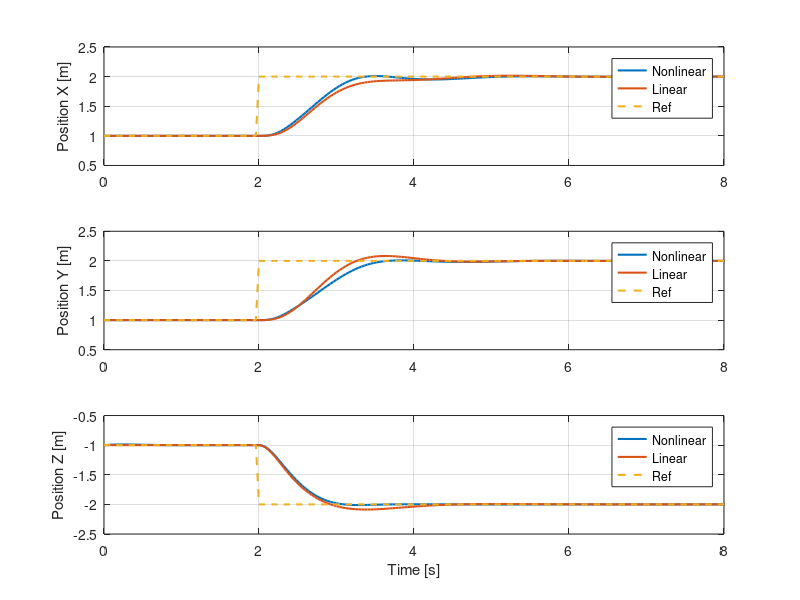
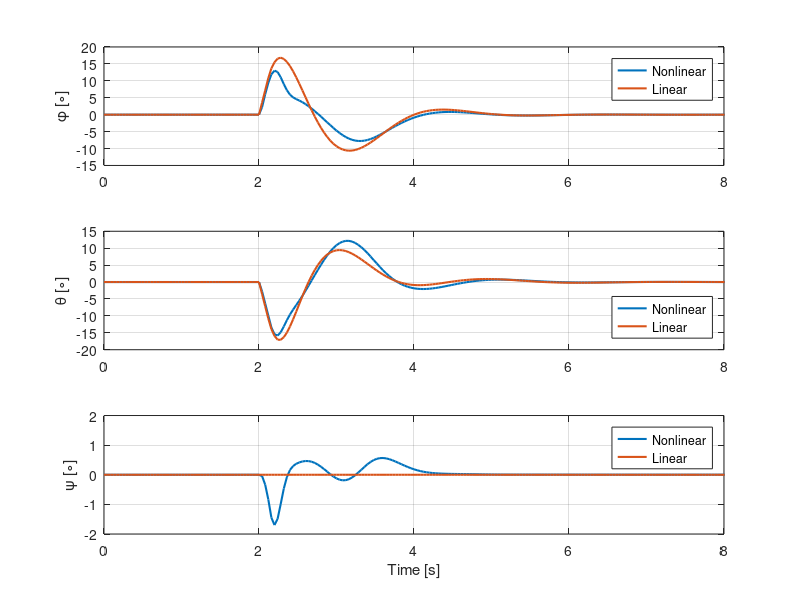

These figures' MATLAB source, in order:
clear;
close all;
clc;

%% Load variables: Nonlinear controller
load("Nonlinear_stepXYZ.mat")

% Common variables
r = r_out.';
T_eq = param.nrotor_vehicle_mass_true*param.g;

start_time = 2;
sim_time = start_time + run_time;

time = 0:param.sample_time_measurements_full_state:sim_time;

% Specific variables
u_nl = [total_thrust_cmd body_rates_cmd].';

x_state_nl = full_state_act(:,1:9).';

x_nl = x_state_nl(1,:);
y_nl = x_state_nl(2,:);
z_nl = x_state_nl(3,:);

roll_nl = x_state_nl(7,:)*180/pi;
pitch_nl = x_state_nl(8,:)*180/pi;
yaw_nl = x_state_nl(9,:)*180/pi;

time_comp_nl = solve_time_out;

%% Load variables: Linear controller
load("Linear_stepXYZ.mat")

% Specific variables
u_l = [total_thrust_cmd body_rates_cmd].';

x_state_l = full_state_act(:,1:9).';

x_l = x_state_l(1,:);
y_l= x_state_l(2,:);
z_l = x_state_l(3,:);

roll_l = x_state_l(7,:)*180/pi;
pitch_l = x_state_l(8,:)*180/pi;
yaw_l = x_state_l(9,:)*180/pi;

time_comp_nl = solve_time_out;

% Remove unnecessary variables
clear total_thrust_cmd body_rates_cmd full_state_meas full_state_act...
    run_time param r_out Tini solve_time_out start_time

%% Plots

% % Positions
% f_pos = figure();
% f_pos.Position = [50 100 1450 450];
% t_pos = tiledlayout(1,3,'TileSpacing','tight','Padding','tight');
% title(t_pos,'Positions','FontWeight','bold')
% 
% nexttile
% plot(time, x_nl)
% hold on
% plot(time, x_l)
% hold on
% plot(time, r(1,:))
% ylabel('X [m]') 
% xlabel('Time [s]')
% legend('Nonlinear','Linear','ref','Location','best')
% grid on
% 
% nexttile
% plot(time, y_nl)
% hold on
% plot(time, y_l)
% hold on
% plot(time, r(2,:))
% ylabel('Y [m]') 
% xlabel('Time [s]')
% legend('Nonlinear','Linear','ref','Location','best')
% grid on
% 
% nexttile
% plot(time, z_nl)
% hold on
% plot(time, z_l)
% hold on
% plot(time, r(3,:))
% ylabel('Z [m]') 
% xlabel('Time [s]')
% legend('Nonlinear','Linear','ref','Location','best')
% grid on


% % Euler Angles
% f_ang = figure();
% f_ang.Position = [50 100 1450 600];
% t_ang = tiledlayout(1,3,'TileSpacing','tight','Padding','tight');
% title(t_ang,'Euler Angles','FontWeight','bold')
% 
% nexttile
% plot(time, roll_nl)
% hold on
% plot(time, roll_l)
% ylabel('Phi [º]') 
% xlabel('Time [s]')
% legend('Nonlinear','Linear','Location','best')
% grid on
% 
% nexttile
% plot(time, pitch_nl)
% hold on
% plot(time, pitch_l)
% ylabel('Theta [º]') 
% xlabel('Time [s]')
% legend('Nonlinear','Linear','Location','best')
% grid on
% 
% nexttile
% plot(time, yaw_nl)
% hold on
% plot(time, yaw_l)
% ylabel('Psi [º]') 
% xlabel('Time [s]')
% legend('Nonlinear','Linear','Location','best')
% grid on
% 
% 
% % Thrust
% figure()
% plot(time, u_nl(1,:))
% hold on
% plot(time, u_l(1,:))
% hold on
% plot(time, T_eq*ones(1,length(time)), '--')
% ylabel('T [N]') 
% xlabel('Time [s]')
% legend('Nonlinear','Linear','ref','Location','best')
% grid on


% % Position XY
% myFigure1 = figure();
% plot(time, x_nl, 'LineWidth',1.5)
% hold on
% plot(time, x_l, 'LineWidth',1.5)
% hold on
% plot(time, y_nl, 'LineWidth',1.5)
% hold on
% plot(time, y_l, 'LineWidth',1.5)
% hold on
% plot(time, r(1,:), '--', 'LineWidth',1.5)
% ylabel('Position [m]') 
% xlabel('Time [s]')
% legend('X_{nonlinear}','X_{linear}','Y_{nonlinear}','Y_{linear}','Ref','Location','east')
% grid on
% xlim([0 8])
% 
% % Position Z
% myFigure2 = figure();
% plot(time, z_nl, 'LineWidth',1.5)
% hold on
% plot(time, z_l, 'LineWidth',1.5)
% hold on
% plot(time, r(3,:), '--', 'LineWidth',1.5)
% ylabel('Position Z [m]') 
% xlabel('Time [s]')
% legend('Nonlinear','Linear','ref','Location','best')
% grid on
% xlim([0 8])
% 
% % Euler Angles
% myFigure3 = figure();
% plot(time, roll_nl, 'LineWidth',1.5)
% hold on
% plot(time, roll_l, 'LineWidth',1.5)
% hold on
% plot(time, pitch_nl, 'LineWidth',1.5)
% hold on
% plot(time, pitch_l, 'LineWidth',1.5)
% hold on
% plot(time, yaw_nl, 'LineWidth',1.5)
% hold on
% plot(time, yaw_l, 'LineWidth',1.5)
% ylabel('Euler Angles [\circ]') 
% xlabel('Time [s]')
% legend('\phi_{nonlinear}','\phi_{linear}','\theta_{nonlinear}','\theta_{linear}','\psi_{nonlinear}','\psi_{linear}','Location','southeast')
% grid on
% xlim([0 8])

% saveFigAsPDF(myFigure1,'Figures_PDF/XY_stepXYZ_model2');
% saveFigAsPDF(myFigure2,'Figures_PDF/Z_stepXYZ_model2');
% saveFigAsPDF(myFigure3,'Figures_PDF/Euler_stepXYZ_model2');


% figure()
% plot(x_nl,y_nl)
% ylabel('Y [m]') 
% xlabel('X [n]')
% xlim([0.5 2.5])
% ylim([0.5 2.5])
% grid on


% Position XYZ
myFigure4= figure();

subplot(3,1,1)
plot(time, x_nl, 'LineWidth',1.5)
hold on
plot(time, x_l, 'LineWidth',1.5)
hold on
plot(time, r(1,:), '--', 'LineWidth',1.5)
ylabel('Position X [m]') 
xlim([0 8])
ylim([0.5 2.5])
legend('Nonlinear','Linear','Ref','Location','best')
grid on

subplot(3,1,2)
plot(time, y_nl, 'LineWidth',1.5)
hold on
plot(time, y_l, 'LineWidth',1.5)
hold on
plot(time, r(2,:), '--', 'LineWidth',1.5)
ylabel('Position Y [m]') 
xlim([0 8])
ylim([0.5 2.5])
legend('Nonlinear','Linear','Ref','Location','best')
grid on

subplot(3,1,3)
plot(time, z_nl, 'LineWidth',1.5)
hold on
plot(time, z_l, 'LineWidth',1.5)
hold on
plot(time, r(3,:), '--', 'LineWidth',1.5)
ylabel('Position Z [m]') 
xlabel('Time [s]')
xlim([0 8])
ylim([-2.5 -0.5])
legend('Nonlinear','Linear','Ref','Location','best')
grid on

% Euler Angles
myFigure5= figure();

subplot(3,1,1)
plot(time, roll_nl, 'LineWidth',1.5)
hold on
plot(time, roll_l, 'LineWidth',1.5)
ylabel('\phi [\circ]') 
legend('Nonlinear','Linear','Location','northeast')
grid on
xlim([0 8])

subplot(3,1,2)
plot(time, pitch_nl, 'LineWidth',1.5)
hold on
plot(time, pitch_l, 'LineWidth',1.5)
ylabel('\theta [\circ]') 
legend('Nonlinear','Linear','Location','southeast')
grid on
xlim([0 8])

subplot(3,1,3)
plot(time, yaw_nl, 'LineWidth',1.5)
hold on
plot(time, yaw_l, 'LineWidth',1.5)
ylabel('\psi [\circ]') 
xlabel('Time [s]')
legend('Nonlinear','Linear','Location','northeast')
grid on
xlim([0 8])
ylim([-2 2])

% saveFigAsPDF(myFigure4,'Figures_PDF/Position_stepXYZ_model1');
% saveFigAsPDF(myFigure5,'Figures_PDF/Orientation_stepXYZ_model1');
